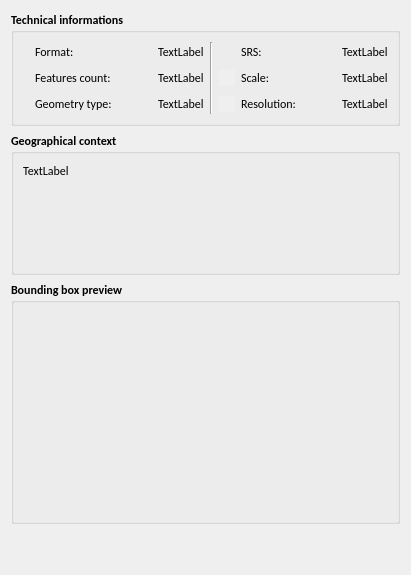
       <widget class="QWidget" name="md_geography">
        <property name="maximumSize">
         <size>
          <width>16777215</width>
          <height>739</height>
         </size>
        </property>
        <layout class="QVBoxLayout" name="verticalLayout_22">
         <item>
          <widget class="QGroupBox" name="grp_technic">
           <property name="maximumSize">
            <size>
             <width>16777215</width>
             <height>150</height>
            </size>
           </property>
           <property name="font">
            <font>
             <family>Calibri</family>
             <pointsize>9</pointsize>
             <weight>75</weight>
             <bold>true</bold>
            </font>
           </property>
           <property name="autoFillBackground">
            <bool>false</bool>
           </property>
           <property name="title">
            <string>Technical informations</string>
           </property>
           <layout class="QGridLayout" name="gridLayout_6">
            <item row="0" column="1">
             <widget class="Line" name="line">
              <property name="orientation">
               <enum>Qt::Vertical</enum>
              </property>
             </widget>
            </item>
            <item row="0" column="0">
             <layout class="QGridLayout" name="gridLayout_20">
              <item row="0" column="0">
               <widget class="QLabel" name="ico_format">
                <property name="maximumSize">
                 <size>
                  <width>16</width>
                  <height>16</height>
                 </size>
                </property>
                <property name="text">
                 <string/>
                </property>
                <property name="pixmap">
                 <pixmap resource="../../resources.qrc">:/plugins/Isogeo/resources/metadata/cube_blue.svg</pixmap>
                </property>
                <property name="scaledContents">
                 <bool>true</bool>
                </property>
                <property name="textInteractionFlags">
                 <set>Qt::NoTextInteraction</set>
                </property>
               </widget>
              </item>
              <item row="0" column="3">
               <widget class="QLabel" name="val_format">
                <property name="font">
                 <font>
                  <family>Calibri</family>
                  <pointsize>9</pointsize>
                  <weight>50</weight>
                  <bold>false</bold>
                 </font>
                </property>
                <property name="text">
                 <string>TextLabel</string>
                </property>
               </widget>
              </item>
              <item row="0" column="1">
               <widget class="QLabel" name="lbl_format">
                <property name="font">
                 <font>
                  <family>Calibri</family>
                  <pointsize>9</pointsize>
                  <weight>50</weight>
                  <bold>false</bold>
                 </font>
                </property>
                <property name="text">
                 <string>Format:</string>
                </property>
               </widget>
              </item>
              <item row="0" column="2">
               <spacer name="horiz_spacer_format">
                <property name="orientation">
                 <enum>Qt::Horizontal</enum>
                </property>
                <property name="sizeHint" stdset="0">
                 <size>
                  <width>40</width>
                  <height>20</height>
                 </size>
                </property>
               </spacer>
              </item>
              <item row="1" column="0">
               <widget class="QLabel" name="ico_feat_count">
                <property name="maximumSize">
                 <size>
                  <width>16</width>
                  <height>16</height>
                 </size>
                </property>
                <property name="text">
                 <string/>
                </property>
                <property name="pixmap">
                 <pixmap resource="../../resources.qrc">:/plugins/Isogeo/resources/metadata/cubes.svg</pixmap>
                </property>
                <property name="scaledContents">
                 <bool>true</bool>
                </property>
                <property name="textInteractionFlags">
                 <set>Qt::NoTextInteraction</set>
                </property>
               </widget>
              </item>
              <item row="1" column="1">
               <widget class="QLabel" name="lbl_feat_count">
                <property name="font">
                 <font>
                  <family>Calibri</family>
                  <pointsize>9</pointsize>
                  <weight>50</weight>
                  <bold>false</bold>
                 </font>
                </property>
                <property name="text">
                 <string>Features count:</string>
                </property>
               </widget>
              </item>
              <item row="1" column="2">
               <spacer name="horiz_spacer_feat_count">
                <property name="orientation">
                 <enum>Qt::Horizontal</enum>
                </property>
                <property name="sizeHint" stdset="0">
                 <size>
                  <width>40</width>
                  <height>20</height>
                 </size>
                </property>
               </spacer>
              </item>
              <item row="1" column="3">
               <widget class="QLabel" name="val_feat_count">
                <property name="font">
                 <font>
                  <family>Calibri</family>
                  <pointsize>9</pointsize>
                  <weight>50</weight>
                  <bold>false</bold>
                 </font>
                </property>
                <property name="text">
                 <string>TextLabel</string>
                </property>
               </widget>
              </item>
              <item row="2" column="1">
               <widget class="QLabel" name="lbl_geometry">
                <property name="font">
                 <font>
                  <family>Calibri</family>
                  <pointsize>9</pointsize>
                  <weight>50</weight>
                  <bold>false</bold>
                 </font>
                </property>
                <property name="text">
                 <string>Geometry type:</string>
                </property>
               </widget>
              </item>
              <item row="2" column="0">
               <widget class="QLabel" name="ico_geometry">
                <property name="maximumSize">
                 <size>
                  <width>16</width>
                  <height>16</height>
                 </size>
                </property>
                <property name="text">
                 <string/>
                </property>
                <property name="pixmap">
                 <pixmap resource="../../resources.qrc">:/plugins/Isogeo/resources/multi.svg</pixmap>
                </property>
                <property name="scaledContents">
                 <bool>true</bool>
                </property>
                <property name="textInteractionFlags">
                 <set>Qt::NoTextInteraction</set>
                </property>
               </widget>
              </item>
              <item row="2" column="2">
               <spacer name="horiz_spacer_srs">
                <property name="orientation">
                 <enum>Qt::Horizontal</enum>
                </property>
                <property name="sizeHint" stdset="0">
                 <size>
                  <width>40</width>
                  <height>20</height>
                 </size>
                </property>
               </spacer>
              </item>
              <item row="2" column="3">
               <widget class="QLabel" name="val_geometry">
                <property name="font">
                 <font>
                  <family>Calibri</family>
                  <pointsize>9</pointsize>
                  <weight>50</weight>
                  <bold>false</bold>
                 </font>
                </property>
                <property name="text">
                 <string>TextLabel</string>
                </property>
               </widget>
              </item>
             </layout>
            </item>
            <item row="0" column="2">
             <layout class="QGridLayout" name="gridLayout_19">
              <item row="1" column="0">
               <widget class="QLabel" name="ico_scale">
                <property name="minimumSize">
                 <size>
                  <width>16</width>
                  <height>16</height>
                 </size>
                </property>
                <property name="maximumSize">
                 <size>
                  <width>16</width>
                  <height>16</height>
                 </size>
                </property>
                <property name="autoFillBackground">
                 <bool>true</bool>
                </property>
                <property name="text">
                 <string/>
                </property>
                <property name="pixmap">
                 <pixmap resource="../../resources.qrc">:/plugins/Isogeo/resources/metadata/arrows-h.svg</pixmap>
                </property>
                <property name="scaledContents">
                 <bool>true</bool>
                </property>
                <property name="textInteractionFlags">
                 <set>Qt::NoTextInteraction</set>
                </property>
               </widget>
              </item>
              <item row="1" column="3">
               <widget class="QLabel" name="val_scale">
                <property name="font">
                 <font>
                  <family>Calibri</family>
                  <pointsize>9</pointsize>
                  <weight>50</weight>
                  <bold>false</bold>
                 </font>
                </property>
                <property name="text">
                 <string>TextLabel</string>
                </property>
               </widget>
              </item>
              <item row="0" column="0">
               <widget class="QLabel" name="ico_srs">
                <property name="maximumSize">
                 <size>
                  <width>16</width>
                  <height>16</height>
                 </size>
                </property>
                <property name="text">
                 <string/>
                </property>
                <property name="pixmap">
                 <pixmap resource="../../resources.qrc">:/plugins/Isogeo/resources/metadata/compass.svg</pixmap>
                </property>
                <property name="scaledContents">
                 <bool>true</bool>
                </property>
                <property name="textInteractionFlags">
                 <set>Qt::NoTextInteraction</set>
                </property>
               </widget>
              </item>
              <item row="1" column="1">
               <widget class="QLabel" name="lbl_scale">
                <property name="font">
                 <font>
                  <family>Calibri</family>
                  <pointsize>9</pointsize>
                  <weight>50</weight>
                  <bold>false</bold>
                 </font>
                </property>
                <property name="text">
                 <string>Scale:</string>
                </property>
               </widget>
              </item>
              <item row="0" column="1">
               <widget class="QLabel" name="lbl_srs">
                <property name="font">
                 <font>
                  <family>Calibri</family>
                  <pointsize>9</pointsize>
                  <weight>50</weight>
                  <bold>false</bold>
                 </font>
                </property>
                <property name="text">
                 <string>SRS:</string>
                </property>
               </widget>
              </item>
              <item row="0" column="2">
               <spacer name="horizontalSpacer_5">
                <property name="orientation">
                 <enum>Qt::Horizontal</enum>
                </property>
                <property name="sizeHint" stdset="0">
                 <size>
                  <width>40</width>
                  <height>20</height>
                 </size>
                </property>
               </spacer>
              </item>
              <item row="1" column="2">
               <spacer name="horiz_spacer_geometry">
                <property name="orientation">
                 <enum>Qt::Horizontal</enum>
                </property>
                <property name="sizeHint" stdset="0">
                 <size>
                  <width>40</width>
                  <height>20</height>
                 </size>
                </property>
               </spacer>
              </item>
              <item row="0" column="3">
               <widget class="QLabel" name="val_srs">
                <property name="font">
                 <font>
                  <family>Calibri</family>
                  <pointsize>9</pointsize>
                  <weight>50</weight>
                  <bold>false</bold>
                 </font>
                </property>
                <property name="text">
                 <string>TextLabel</string>
                </property>
               </widget>
              </item>
              <item row="2" column="0">
               <widget class="QLabel" name="ico_resolution">
                <property name="maximumSize">
                 <size>
                  <width>16</width>
                  <height>16</height>
                 </size>
                </property>
                <property name="autoFillBackground">
                 <bool>true</bool>
                </property>
                <property name="text">
                 <string/>
                </property>
                <property name="pixmap">
                 <pixmap resource="../../resources.qrc">:/plugins/Isogeo/resources/metadata/th.svg</pixmap>
                </property>
                <property name="scaledContents">
                 <bool>true</bool>
                </property>
                <property name="textInteractionFlags">
                 <set>Qt::NoTextInteraction</set>
                </property>
               </widget>
              </item>
              <item row="2" column="1">
               <widget class="QLabel" name="lbl_resolution">
                <property name="font">
                 <font>
                  <family>Calibri</family>
                  <pointsize>9</pointsize>
                  <weight>50</weight>
                  <bold>false</bold>
                 </font>
                </property>
                <property name="text">
                 <string>Resolution:</string>
                </property>
               </widget>
              </item>
              <item row="2" column="2">
               <spacer name="horizontalSpacer_6">
                <property name="orientation">
                 <enum>Qt::Horizontal</enum>
                </property>
                <property name="sizeHint" stdset="0">
                 <size>
                  <width>40</width>
                  <height>20</height>
                 </size>
                </property>
               </spacer>
              </item>
              <item row="2" column="3">
               <widget class="QLabel" name="val_resolution">
                <property name="font">
                 <font>
                  <family>Calibri</family>
                  <pointsize>9</pointsize>
                  <weight>50</weight>
                  <bold>false</bold>
                 </font>
                </property>
                <property name="text">
                 <string>TextLabel</string>
                </property>
               </widget>
              </item>
             </layout>
            </item>
           </layout>
          </widget>
         </item>
         <item>
          <widget class="QGroupBox" name="grp_geoContext">
           <property name="minimumSize">
            <size>
             <width>0</width>
             <height>100</height>
            </size>
           </property>
           <property name="maximumSize">
            <size>
             <width>16777215</width>
             <height>150</height>
            </size>
           </property>
           <property name="font">
            <font>
             <family>Calibri</family>
             <pointsize>9</pointsize>
             <weight>75</weight>
             <bold>true</bold>
            </font>
           </property>
           <property name="title">
            <string>Geographical context</string>
           </property>
           <layout class="QVBoxLayout" name="verticalLayout">
            <item>
             <widget class="QLabel" name="val_geoContext">
              <property name="minimumSize">
               <size>
                <width>0</width>
                <height>100</height>
               </size>
              </property>
              <property name="maximumSize">
               <size>
                <width>16777215</width>
                <height>150</height>
               </size>
              </property>
              <property name="font">
               <font>
                <family>Calibri</family>
                <pointsize>9</pointsize>
                <weight>50</weight>
                <bold>false</bold>
               </font>
              </property>
              <property name="cursor">
               <cursorShape>IBeamCursor</cursorShape>
              </property>
              <property name="toolTip">
               <string>Geographical context</string>
              </property>
              <property name="autoFillBackground">
               <bool>false</bool>
              </property>
              <property name="text">
               <string>TextLabel</string>
              </property>
              <property name="scaledContents">
               <bool>true</bool>
              </property>
              <property name="alignment">
               <set>Qt::AlignLeading|Qt::AlignLeft|Qt::AlignTop</set>
              </property>
              <property name="wordWrap">
               <bool>true</bool>
              </property>
              <property name="openExternalLinks">
               <bool>true</bool>
              </property>
              <property name="textInteractionFlags">
               <set>Qt::LinksAccessibleByMouse|Qt::TextSelectableByMouse</set>
              </property>
             </widget>
            </item>
           </layout>
          </widget>
         </item>
         <item>
          <widget class="QGroupBox" name="grp_bbox">
           <property name="sizePolicy">
            <sizepolicy hsizetype="Preferred" vsizetype="Expanding">
             <horstretch>0</horstretch>
             <verstretch>0</verstretch>
            </sizepolicy>
           </property>
           <property name="minimumSize">
            <size>
             <width>0</width>
             <height>150</height>
            </size>
           </property>
           <property name="maximumSize">
            <size>
             <width>16777215</width>
             <height>400</height>
            </size>
           </property>
           <property name="font">
            <font>
             <family>Calibri</family>
             <pointsize>9</pointsize>
             <weight>75</weight>
             <bold>true</bold>
            </font>
           </property>
           <property name="autoFillBackground">
            <bool>false</bool>
           </property>
           <property name="title">
            <string>Bounding box preview</string>
           </property>
           <property name="flat">
            <bool>false</bool>
           </property>
           <layout class="QGridLayout" name="gridLayout_18" rowstretch="0">
            <item row="0" column="0">
             <widget class="QgsMapCanvas" name="wid_bbox" native="true">
              <property name="enabled">
               <bool>true</bool>
              </property>
              <property name="sizePolicy">
               <sizepolicy hsizetype="Expanding" vsizetype="Expanding">
                <horstretch>0</horstretch>
                <verstretch>0</verstretch>
               </sizepolicy>
              </property>
              <property name="minimumSize">
               <size>
                <width>200</width>
                <height>200</height>
               </size>
              </property>
              <property name="maximumSize">
               <size>
                <width>16777215</width>
                <height>380</height>
               </size>
              </property>
              <property name="cursor">
               <cursorShape>OpenHandCursor</cursorShape>
              </property>
             </widget>
            </item>
           </layout>
          </widget>
         </item>
         <item>
          <spacer name="verticalSpacer_5">
           <property name="orientation">
            <enum>Qt::Vertical</enum>
           </property>
           <property name="sizeHint" stdset="0">
            <size>
             <width>20</width>
             <height>40</height>
            </size>
           </property>
          </spacer>
         </item>
        </layout>
       </widget>
